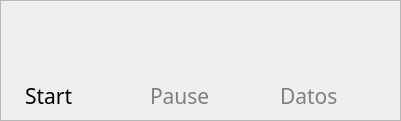
      <widget class="QFrame" name="frame_20">
       <property name="geometry">
        <rect>
         <x>500</x>
         <y>620</y>
         <width>401</width>
         <height>121</height>
        </rect>
       </property>
       <property name="frameShape">
        <enum>QFrame::StyledPanel</enum>
       </property>
       <property name="frameShadow">
        <enum>QFrame::Raised</enum>
       </property>
       <widget class="QPushButton" name="btnOnOff">
        <property name="geometry">
         <rect>
          <x>10</x>
          <y>10</y>
          <width>81</width>
          <height>71</height>
         </rect>
        </property>
        <property name="cursor">
         <cursorShape>ClosedHandCursor</cursorShape>
        </property>
        <property name="styleSheet">
         <string notr="true">border-width: 1px;
border-style: solid;
image:url(&quot;:/images/power-on.png&quot;);</string>
        </property>
        <property name="text">
         <string/>
        </property>
       </widget>
       <widget class="QLabel" name="lbStateOnOff">
        <property name="geometry">
         <rect>
          <x>25</x>
          <y>80</y>
          <width>51</width>
          <height>31</height>
         </rect>
        </property>
        <property name="font">
         <font>
          <family>Doppio One</family>
          <pointsize>16</pointsize>
          <weight>50</weight>
          <bold>false</bold>
         </font>
        </property>
        <property name="styleSheet">
         <string notr="true"/>
        </property>
        <property name="text">
         <string>Start</string>
        </property>
       </widget>
       <widget class="QLabel" name="lbStatedPausedResume">
        <property name="geometry">
         <rect>
          <x>150</x>
          <y>80</y>
          <width>61</width>
          <height>31</height>
         </rect>
        </property>
        <property name="font">
         <font>
          <family>Doppio One</family>
          <pointsize>16</pointsize>
          <weight>50</weight>
          <bold>false</bold>
         </font>
        </property>
        <property name="styleSheet">
         <string notr="true">color:gray;</string>
        </property>
        <property name="text">
         <string>Pause</string>
        </property>
       </widget>
       <widget class="QPushButton" name="btnPausedPlay">
        <property name="enabled">
         <bool>false</bool>
        </property>
        <property name="geometry">
         <rect>
          <x>140</x>
          <y>10</y>
          <width>81</width>
          <height>71</height>
         </rect>
        </property>
        <property name="cursor">
         <cursorShape>ClosedHandCursor</cursorShape>
        </property>
        <property name="styleSheet">
         <string notr="true">border-width: 1px;
border-style: solid;
image:url(&quot;:/images/pause-unavailable.png&quot;);</string>
        </property>
        <property name="text">
         <string/>
        </property>
       </widget>
       <widget class="QPushButton" name="btnGoToDatos">
        <property name="geometry">
         <rect>
          <x>260</x>
          <y>10</y>
          <width>81</width>
          <height>71</height>
         </rect>
        </property>
        <property name="styleSheet">
         <string notr="true">border-width: 1px;
border-style: solid;
image:url(&quot;:/images/data-processing.png&quot;);</string>
        </property>
        <property name="text">
         <string/>
        </property>
       </widget>
       <widget class="QLabel" name="lbStatedPausedResume_2">
        <property name="geometry">
         <rect>
          <x>280</x>
          <y>80</y>
          <width>61</width>
          <height>31</height>
         </rect>
        </property>
        <property name="font">
         <font>
          <family>Doppio One</family>
          <pointsize>16</pointsize>
          <weight>50</weight>
          <bold>false</bold>
         </font>
        </property>
        <property name="styleSheet">
         <string notr="true">color:gray;</string>
        </property>
        <property name="text">
         <string>Datos</string>
        </property>
       </widget>
      </widget>
